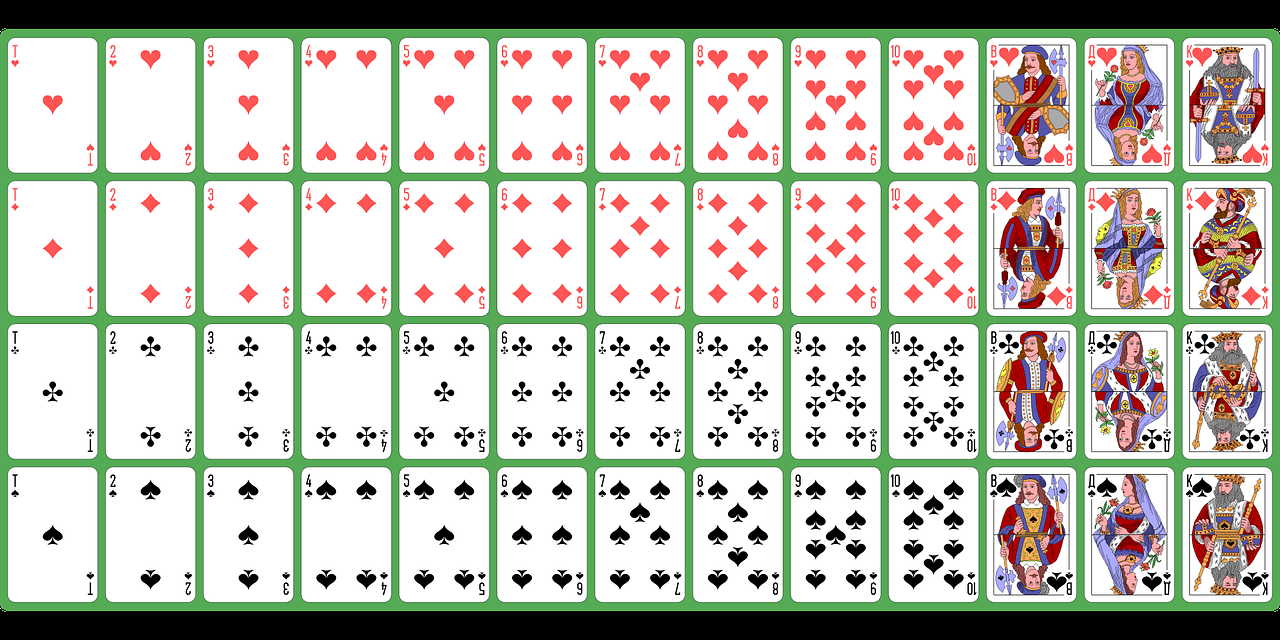
#> input picture !!not preprocessed dataset/PlayingCards_52.png, 1280 x 640 px; the run also reads 2 pictures not shown here
$ jupyter execute --allow-errors Untitled1.ipynb   (older library calls are emulated)
#> lines starting #> are read from the running program, lines starting #| are printed output that depends on the picture; after the words box and inside, x2 and y2 are one past the last pixel; in counts of white or black regions, pixels touching at a corner belong together
[cell 1]
import cv2
import numpy as np
import matplotlib.pyplot as plt
import os

[cell 2]
image = cv2.imread('PlayingCards_52.png')
#> image is the input picture: shape (640, 1280, 3); mean B, G, R 180.4, 192.1, 190
# image = cv2.cvtColor(image, cv2.COLOR_RGB2BGR)
im_bw = cv2.cvtColor(image, cv2.COLOR_RGB2GRAY)
thresh, im_bw = cv2.threshold(im_bw, 170, 255, 0)
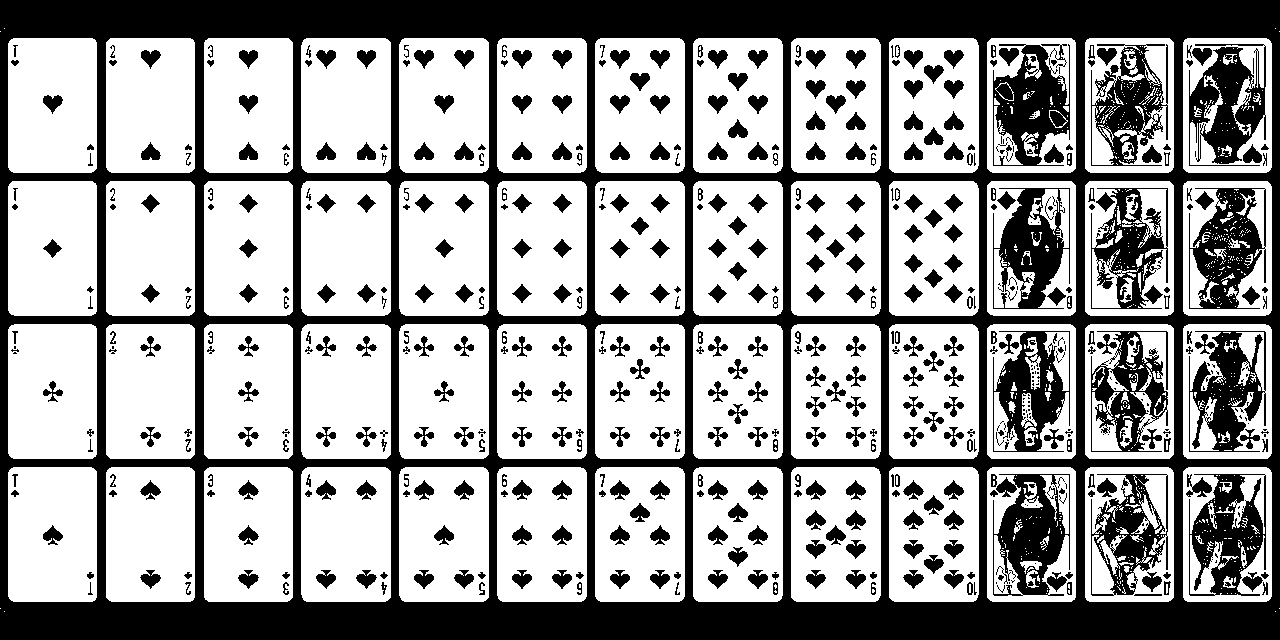
#> im_bw: shape (640, 1280); 62.8% white; 622 black regions (150 under 20 px)
contours, hierarchy = cv2.findContours(im_bw.copy(), cv2.RETR_EXTERNAL, cv2.CHAIN_APPROX_SIMPLE)
#> contours = 60 contours, 8 with area under 20; largest, box (x1, y1, x2, y2) and area: (595, 324, 685, 459) 11884, (595, 181, 685, 316) 11884, (791, 467, 881, 602) 11880, (693, 467, 783, 602) 11880, (497, 467, 587, 602) 11880
rects = [cv2.minAreaRect(each) for each in contours]
#> rects = 60 items
rects = [(a,b,c) for a, b, c  in rects if ((b[0]*b[1]>5000))]
#> rects = 52 items

[cell 3]
tmp=1
for i in rects:
    box = cv2.boxPoints(i)
    box = box.astype('int')
    cv2.imwrite('deck/'+str(tmp)+'.jpg', image[box[1][1]:box[0][1],box[0][0]:box[2][0], :])
    tmp+=1
#> this loop made 52 passes
#> (i, box) on passes 1 to 8: (((1227, 534), (134, 88), -90), [[1271, 601], [1183, 601], [1183, 467], [1271, 467]]), (((1129, 534), (134, 88), -90), [[1173, 601], [1085, 601], [1085, 467], [1173, 467]]), (((1031, 534), (134, 88), -90), [[1075, 601], [987, 601], [987, 467], [1075, 467]]), (((933.5, 534), (134, 89), -90), [[978, 601], [889, 601], [889, 467], [978, 467]]), (((835.5, 534), (134, 89), -90), [[880, 601], [791, 601], [791, 467], [880, 467]]), (((737.5, 534), (134, 89), -90), [[782, 601], [693, 601], [693, 467], [782, 467]]), (((639.5, 534), (134, 89), -90), [[683, 601], [594, 601], [594, 467], [683, 467]]), (((541.5, 534), (134, 89), -90), [[586, 601], [497, 601], [497, 467], [586, 467]])
#> after the loop, tmp = 53

#> (a cell that did not finish here is left out)

[cell 5]
image = cv2.imread('PlayingCards_c.jpg')
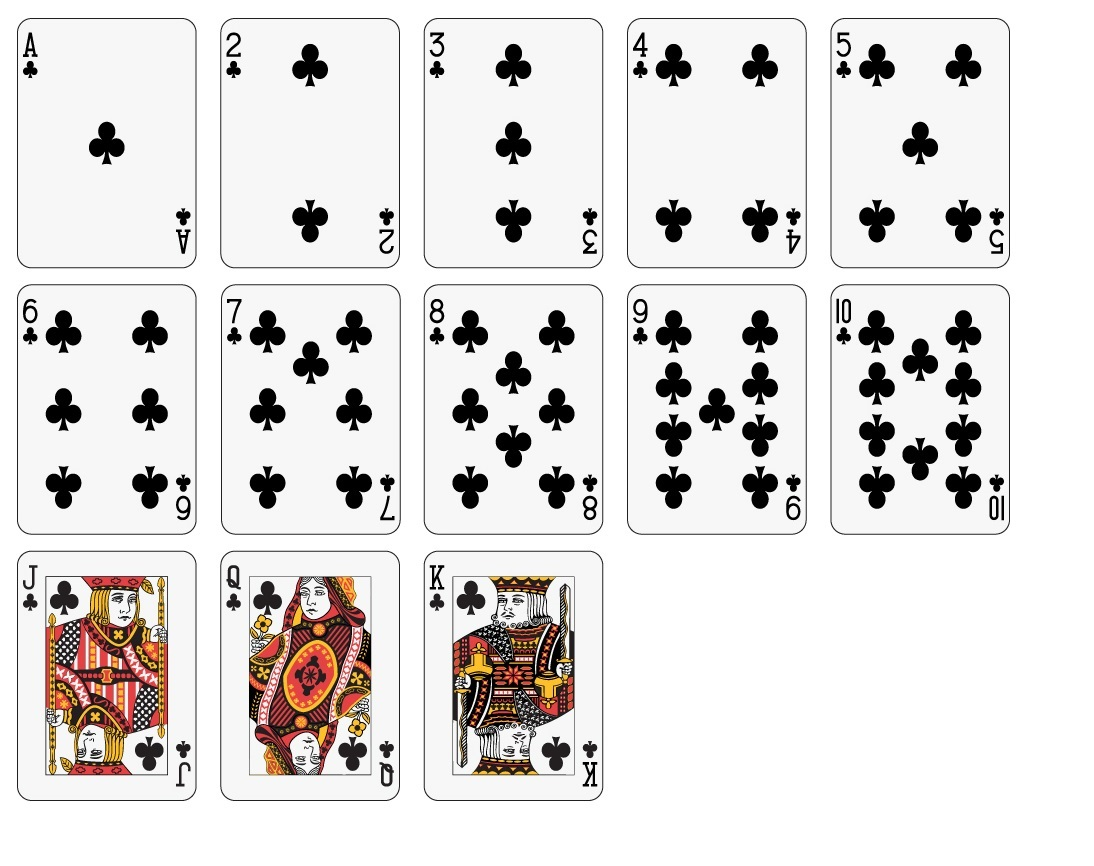
#> input picture !!not preprocessed dataset/PlayingCards_c.jpg, 1094 x 866 px
#> image is the input picture: shape (866, 1094, 3); mean B, G, R 222.6, 223.8, 226.3
# image = cv2.cvtColor(image, cv2.COLOR_RGB2BGR)
im_bw = cv2.cvtColor(image, cv2.COLOR_RGB2GRAY)
#> im_bw: shape (866, 1094)
thresh, im_bw = cv2.threshold(im_bw, 170, 255, 0)
#> im_bw: shape (866, 1094); 87.4% white; 161 black regions (17 under 20 px), largest, box (x1, y1, x2, y2) and area: (249, 576, 371, 775) 17013, (45, 576, 168, 775) 15325, (452, 576, 575, 775) 14430
contours, hierarchy = cv2.findContours(im_bw.copy(), cv2.RETR_EXTERNAL, cv2.CHAIN_APPROX_SIMPLE)
#> contours = [[[0, 0], [0, 865], [1093, 865], [1093, 0]]]
rects = [cv2.minAreaRect(each) for each in contours]
#> rects = [((546.5, 432.5), (865, 1093), -90)]
rects = [(a,b,c) for a, b, c  in rects if ((b[0]*b[1]>100))]

[cell 6]
num = 'K Q J 10 9 8 7 6 5 4 3 2 A'.split(' ')

[cell 7]
suit = 'C D S H'.split(' ')

[cell 8]
image = cv2.imread('PlayingCards_s.jpg')
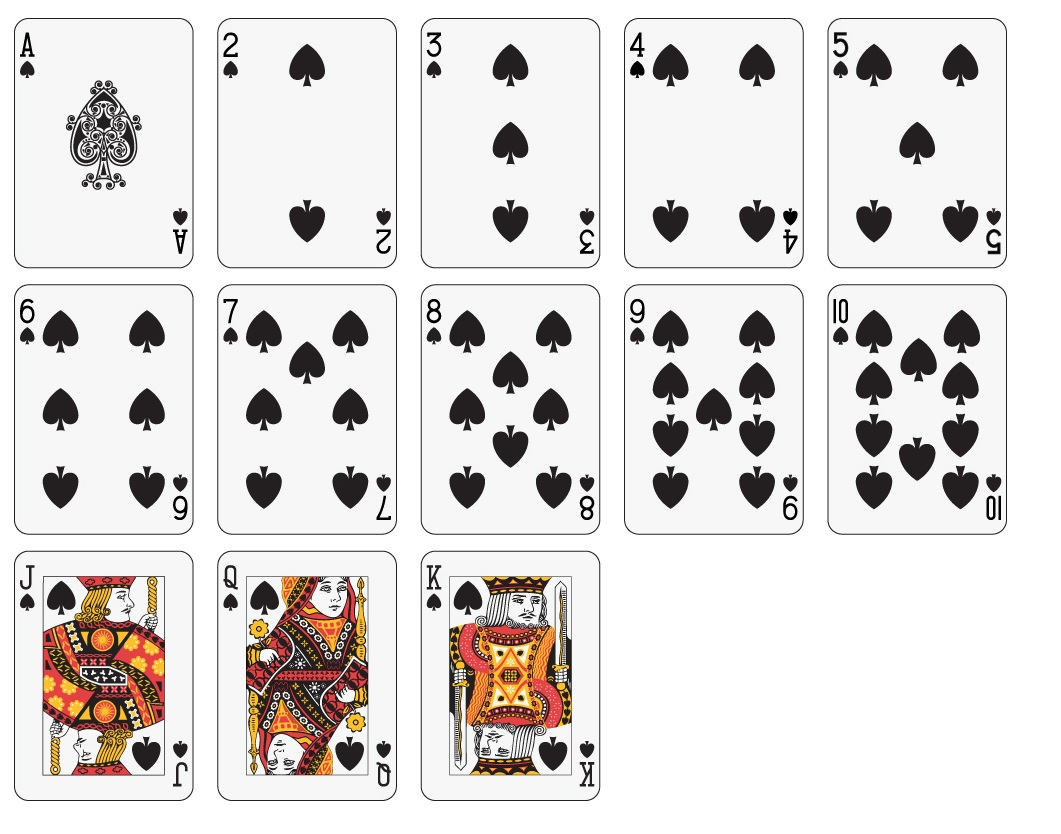
#> input picture !!not preprocessed dataset/PlayingCards_s.jpg, 1061 x 834 px
#> image is the input picture: shape (834, 1061, 3); mean B, G, R 219.6, 221.2, 224.5
im_bw = cv2.cvtColor(image, cv2.COLOR_RGB2GRAY)
#> im_bw: shape (834, 1061)
# img_sobel_x = cv2.Sobel(im_bw, cv2.CV_64F, 0, 1, ksize=1)
img_sobel_x = cv2.convertScaleAbs(im_bw)
im_bw = cv2.Canny(img_sobel_x, 170, 200)
#> im_bw: shape (834, 1061); 6.6% white in thin lines or dots, all inside (x1, y1, x2, y2) = (13, 17, 1008, 802)
thresh, im_bw = cv2.threshold(im_bw, 170, 255, 0)
contours, hierarchy = cv2.findContours(im_bw.copy(), cv2.RETR_EXTERNAL, cv2.CHAIN_APPROX_SIMPLE)
#> contours = 13 contours; largest, box (x1, y1, x2, y2) and area: (216, 283, 398, 536) 45391, (623, 283, 805, 536) 45390, (216, 550, 398, 802) 45238, (216, 17, 398, 269) 45238, (623, 17, 805, 269) 45236

rects = [cv2.minAreaRect(each) for each in contours]
#> rects = 13 items
rects = [(a,b,c) for a, b, c  in rects if ((b[0]*b[1]>35000) & (b[0]*b[1]<1000000))]
img = image.copy()
col = 0
for rect in rects:
#     col +=20
    box = cv2.boxPoints(rect)
    box = box.astype('int')
    img = cv2.drawContours(img, [box], -1, (255, 0,0), 3)
#> this loop made 13 passes
#> (rect, box) on passes 1 to 8: (((510, 675.5), (251, 180), -90), [[600, 801], [420, 801], [420, 550], [600, 550]]), (((306.5, 675.5), (251, 181), -90), [[397, 800], [216, 800], [216, 549], [397, 549]]), (((103, 675.5), (251, 180), -90), [[192, 800], [13, 800], [13, 549], [192, 549]]), (((916.5, 409), (252, 181), -90), [[1007, 535], [826, 535], [826, 283], [1007, 283]]), (((713.5, 409), (252, 181), -90), [[804, 535], [623, 535], [623, 283], [804, 283]]), (((510, 409), (252, 180), -90), [[599, 534], [419, 534], [419, 282], [599, 282]]), (((306.5, 409), (252, 181), -90), [[397, 535], [216, 535], [216, 283], [397, 283]]), (((103, 409), (252, 180), -90), [[193, 534], [13, 534], [13, 282], [193, 282]])
#> img: shape (834, 1061, 3); mean B, G, R 222.3, 207.8, 211.1
plt.figure(figsize=(20,10))
plt.imshow(img)

[cell 9]
tmp=0
for i in rects:
    box = cv2.boxPoints(i)
    box = box.astype('int')
    cv2.imwrite('card_deck4/'+'S'+num[tmp]+'.jpg', image[box[1][1]:box[0][1],box[0][0]:box[2][0], :])
    tmp+=1
#> this loop made 13 passes
#> (i, box) on passes 1 to 8: (((510, 675.5), (251, 180), -90), [[600, 801], [420, 801], [420, 550], [600, 550]]), (((306.5, 675.5), (251, 181), -90), [[397, 800], [216, 800], [216, 549], [397, 549]]), (((103, 675.5), (251, 180), -90), [[192, 800], [13, 800], [13, 549], [192, 549]]), (((916.5, 409), (252, 181), -90), [[1007, 535], [826, 535], [826, 283], [1007, 283]]), (((713.5, 409), (252, 181), -90), [[804, 535], [623, 535], [623, 283], [804, 283]]), (((510, 409), (252, 180), -90), [[599, 534], [419, 534], [419, 282], [599, 282]]), (((306.5, 409), (252, 181), -90), [[397, 535], [216, 535], [216, 283], [397, 283]]), (((103, 409), (252, 180), -90), [[193, 534], [13, 534], [13, 282], [193, 282]])
#> after the loop, tmp = 13
#     plt.imshow(image[box[1][1]:box[0][1],box[0][0]:box[2][0], :])

[cell 10]
image = cv2.imread('card1.png')
im_bw = cv2.cvtColor(image, cv2.COLOR_RGB2GRAY)
#> im_bw: shape (1260, 2925)
# img_sobel_x = cv2.Sobel(im_bw, cv2.CV_64F, 0, 1, ksize=1)
img_sobel_x = cv2.convertScaleAbs(im_bw)
im_bw = cv2.Canny(img_sobel_x, 170, 200)
#> im_bw: shape (1260, 2925); 6.2% white in thin lines or dots
thresh, im_bw = cv2.threshold(im_bw, 170, 255, 0)
contours, hierarchy = cv2.findContours(im_bw.copy(), cv2.RETR_EXTERNAL, cv2.CHAIN_APPROX_SIMPLE)
#> contours = 502 contours, 450 with area under 20; largest, box (x1, y1, x2, y2) and area: (2701, 946, 2924, 1259) 69046, (2476, 946, 2699, 1259) 69046, (2251, 946, 2474, 1259) 69046, (2026, 946, 2249, 1259) 69046, (1801, 946, 2024, 1259) 69046

rects = [cv2.minAreaRect(each) for each in contours]
#> rects = 502 items
rects = [(a,b,c) for a, b, c  in rects if ((b[0]*b[1]>35000) & (b[0]*b[1]<1000000))]
#> rects = 52 items
img = image.copy()
col = 0
for rect in rects:
#     col +=20
    box = cv2.boxPoints(rect)
    box = box.astype('int')
    img = cv2.drawContours(img, [box], -1, (255, 0,0), 3)
#> this loop made 52 passes
#> (rect, box) on passes 1 to 7: (((2812, 1102), (312, 222), -90), [[2923, 1258], [2701, 1258], [2701, 946], [2923, 946]]), (((2587, 1102), (312, 222), -90), [[2698, 1258], [2476, 1258], [2476, 946], [2698, 946]]), (((2362, 1102), (312, 222), -90), [[2473, 1258], [2251, 1258], [2251, 946], [2473, 946]]), (((2137, 1102), (312, 222), -90), [[2248, 1258], [2026, 1258], [2026, 946], [2248, 946]]), (((1912, 1102), (312, 222), -90), [[2023, 1258], [1801, 1258], [1801, 946], [2023, 946]]), (((1687, 1102), (312, 222), -90), [[1798, 1258], [1576, 1258], [1576, 946], [1798, 946]]), (((1462, 1102), (312, 222), -90), [[1573, 1258], [1351, 1258], [1351, 946], [1573, 946]])
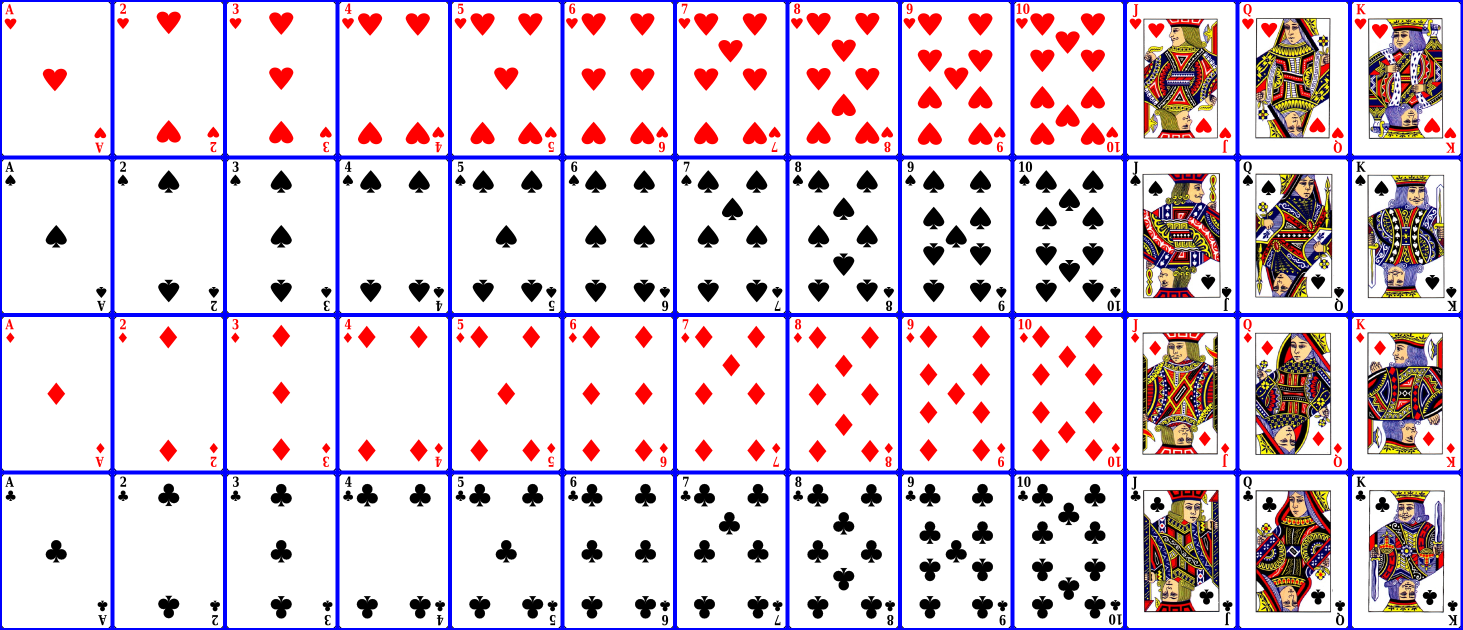
#> img: shape (1260, 2925, 3) (shown at 1/2 size); mean B, G, R 217.4, 203.6, 216.8
plt.figure(figsize=(20,10))
plt.imshow(img)

[cell 11]
tmp=0
word=''
for i in rects:
    box = cv2.boxPoints(i)
    box = box.astype('int')
    word = suit[tmp//13]+num[tmp%13]
    cv2.imwrite('card_deck5/'+word+'.jpg', image[box[1][1]:box[0][1],box[0][0]:box[2][0], :])
    tmp+=1
#> this loop made 52 passes
#> (i, box, word) on passes 1 to 7: (((2812, 1102), (312, 222), -90), [[2923, 1258], [2701, 1258], [2701, 946], [2923, 946]], 'CK'), (((2587, 1102), (312, 222), -90), [[2698, 1258], [2476, 1258], [2476, 946], [2698, 946]], 'CQ'), (((2362, 1102), (312, 222), -90), [[2473, 1258], [2251, 1258], [2251, 946], [2473, 946]], 'CJ'), (((2137, 1102), (312, 222), -90), [[2248, 1258], [2026, 1258], [2026, 946], [2248, 946]], 'C10'), (((1912, 1102), (312, 222), -90), [[2023, 1258], [1801, 1258], [1801, 946], [2023, 946]], 'C9'), (((1687, 1102), (312, 222), -90), [[1798, 1258], [1576, 1258], [1576, 946], [1798, 946]], 'C8'), (((1462, 1102), (312, 222), -90), [[1573, 1258], [1351, 1258], [1351, 946], [1573, 946]], 'C7')
#> after the loop, tmp = 52
#     plt.imshow(image[box[1][1]:box[0][1],box[0][0]:box[2][0], :])

[cell 12]
num.reverse()

[cell 13]
suit = 'H S D C'.split(' ')
suit.reverse()

[cell 14]
image = cv2.imread('card2.png')
im_bw = cv2.cvtColor(image, cv2.COLOR_RGB2GRAY)
#> im_bw: shape (1270, 2400)
# img_sobel_x = cv2.Sobel(im_bw, cv2.CV_64F, 0, 1, ksize=1)
img_sobel_x = cv2.convertScaleAbs(im_bw)
im_bw = cv2.Canny(img_sobel_x, 170, 200)
#> im_bw: shape (1270, 2400); 5% white in thin lines or dots, all inside (x1, y1, x2, y2) = (12, 0, 2361, 1143)
thresh, im_bw = cv2.threshold(im_bw, 170, 255, 0)
contours, hierarchy = cv2.findContours(im_bw.copy(), cv2.RETR_EXTERNAL, cv2.CHAIN_APPROX_SIMPLE)
#> contours = 349 contours, 268 with area under 20; largest, box (x1, y1, x2, y2) and area: (2010, 400, 2180, 639) 40129, (12, 904, 182, 1143) 40126, (1465, 400, 1635, 639) 40124, (12, 400, 182, 639) 40124, (2010, 652, 2180, 891) 40122

rects = [cv2.minAreaRect(each) for each in contours]
#> rects = 349 items
rects = [(a,b,c) for a, b, c  in rects if ((b[0]*b[1]>35000) & (b[0]*b[1]<1000000))]
#> rects = 41 items
img = image.copy()
col = 0
for rect in rects:
#     col +=20
    box = cv2.boxPoints(rect)
    box = box.astype('int')
    img = cv2.drawContours(img, [box], -1, (255, 0,0), 3)
#> this loop made 41 passes
#> (rect, box) on passes 1 to 7: (((278, 1023), (238, 168), -90), [[362, 1142], [194, 1142], [194, 904], [362, 904]]), (((96.5, 1023), (238, 169), -90), [[180, 1142], [12, 1142], [12, 904], [180, 904]]), (((2276, 771), (238, 168), -90), [[2360, 890], [2192, 890], [2192, 652], [2360, 652]]), (((2094.5, 771), (238, 169), -90), [[2178, 889], [2009, 889], [2009, 651], [2178, 651]]), (((1913, 771), (238, 168), -90), [[1997, 890], [1829, 890], [1829, 652], [1997, 652]]), (((1731, 771), (238, 168), -90), [[1815, 890], [1647, 890], [1647, 652], [1815, 652]]), (((1549.5, 771), (238, 169), -90), [[1634, 889], [1465, 889], [1465, 651], [1634, 651]])
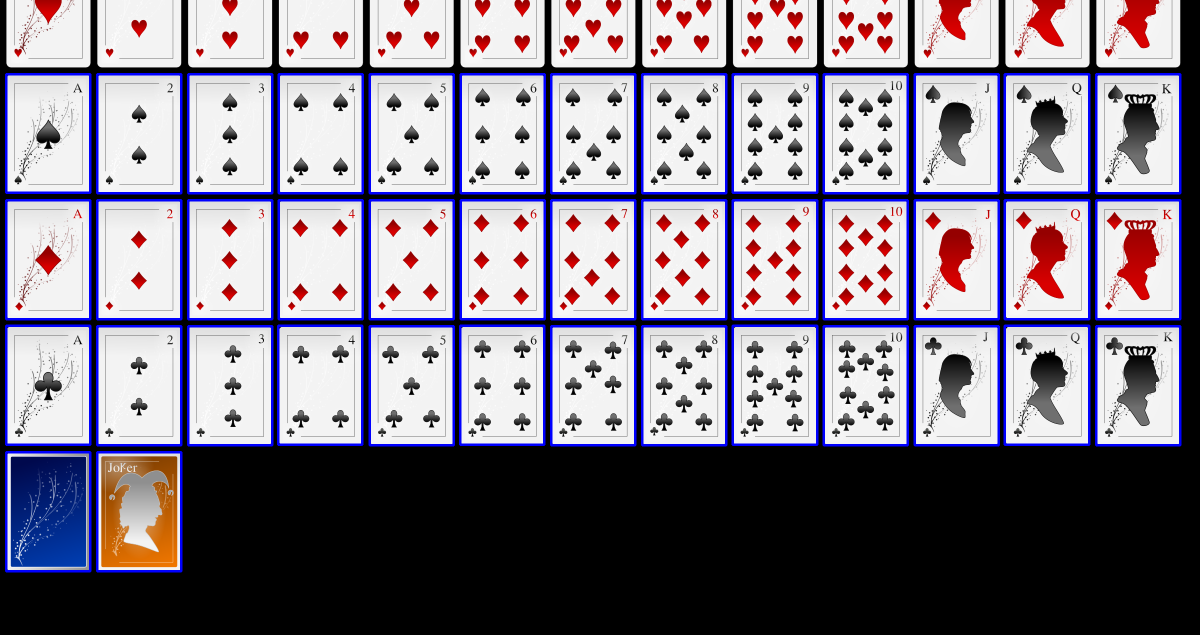
#> img: shape (1270, 2400, 3) (shown at 1/2 size); mean B, G, R 141.2, 127, 132.8
plt.figure(figsize=(20,10))
plt.imshow(img)
